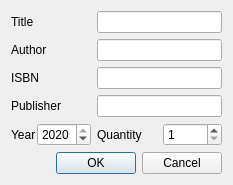
<?xml version="1.0" encoding="UTF-8"?>
<ui version="4.0">
 <class>SupplyBook</class>
 <widget class="QDialog" name="SupplyBook">
  <property name="geometry">
   <rect>
    <x>0</x>
    <y>0</y>
    <width>233</width>
    <height>181</height>
   </rect>
  </property>
  <property name="sizePolicy">
   <sizepolicy hsizetype="Fixed" vsizetype="Fixed">
    <horstretch>0</horstretch>
    <verstretch>0</verstretch>
   </sizepolicy>
  </property>
  <property name="windowTitle">
   <string>Add book to supply</string>
  </property>
  <property name="windowIcon">
   <iconset>
    <normaloff>:/images/update.png</normaloff>:/images/update.png</iconset>
  </property>
  <property name="toolTipDuration">
   <number>-1</number>
  </property>
  <layout class="QFormLayout" name="formLayout">
   <item row="0" column="0">
    <widget class="QLabel" name="label_2">
     <property name="text">
      <string>Title</string>
     </property>
     <property name="textFormat">
      <enum>Qt::AutoText</enum>
     </property>
    </widget>
   </item>
   <item row="0" column="1">
    <widget class="QLineEdit" name="lineEdit_title"/>
   </item>
   <item row="1" column="0">
    <widget class="QLabel" name="label_3">
     <property name="text">
      <string>Author</string>
     </property>
    </widget>
   </item>
   <item row="1" column="1">
    <widget class="QLineEdit" name="lineEdit_author"/>
   </item>
   <item row="2" column="0">
    <widget class="QLabel" name="label_4">
     <property name="text">
      <string>ISBN</string>
     </property>
    </widget>
   </item>
   <item row="2" column="1">
    <widget class="QLineEdit" name="lineEdit_isbn"/>
   </item>
   <item row="3" column="0">
    <widget class="QLabel" name="label_5">
     <property name="text">
      <string>Publisher</string>
     </property>
    </widget>
   </item>
   <item row="3" column="1">
    <widget class="QLineEdit" name="lineEdit_publisher"/>
   </item>
   <item row="4" column="0">
    <layout class="QHBoxLayout" name="horizontalLayout">
     <property name="spacing">
      <number>1</number>
     </property>
     <item>
      <widget class="QLabel" name="label_6">
       <property name="text">
        <string>Year</string>
       </property>
      </widget>
     </item>
     <item>
      <widget class="QSpinBox" name="spinBox_year">
       <property name="minimum">
        <number>0</number>
       </property>
       <property name="maximum">
        <number>2020</number>
       </property>
       <property name="value">
        <number>2020</number>
       </property>
      </widget>
     </item>
    </layout>
   </item>
   <item row="4" column="1">
    <layout class="QHBoxLayout" name="horizontalLayout_2">
     <item>
      <widget class="QLabel" name="label_7">
       <property name="text">
        <string>Quantity</string>
       </property>
      </widget>
     </item>
     <item>
      <widget class="QSpinBox" name="spinBox_quantity">
       <property name="minimum">
        <number>1</number>
       </property>
       <property name="singleStep">
        <number>1</number>
       </property>
       <property name="value">
        <number>1</number>
       </property>
      </widget>
     </item>
    </layout>
   </item>
   <item row="5" column="0" colspan="2">
    <widget class="QDialogButtonBox" name="buttonBox">
     <property name="statusTip">
      <string/>
     </property>
     <property name="standardButtons">
      <set>QDialogButtonBox::Cancel|QDialogButtonBox::Ok</set>
     </property>
    </widget>
   </item>
  </layout>
  <zorder>label_2</zorder>
  <zorder>label_3</zorder>
  <zorder>lineEdit_author</zorder>
  <zorder>lineEdit_isbn</zorder>
  <zorder>label_4</zorder>
  <zorder>lineEdit_publisher</zorder>
  <zorder>label_5</zorder>
  <zorder>lineEdit_title</zorder>
  <zorder>buttonBox</zorder>
 </widget>
 <resources/>
 <connections/>
</ui>
